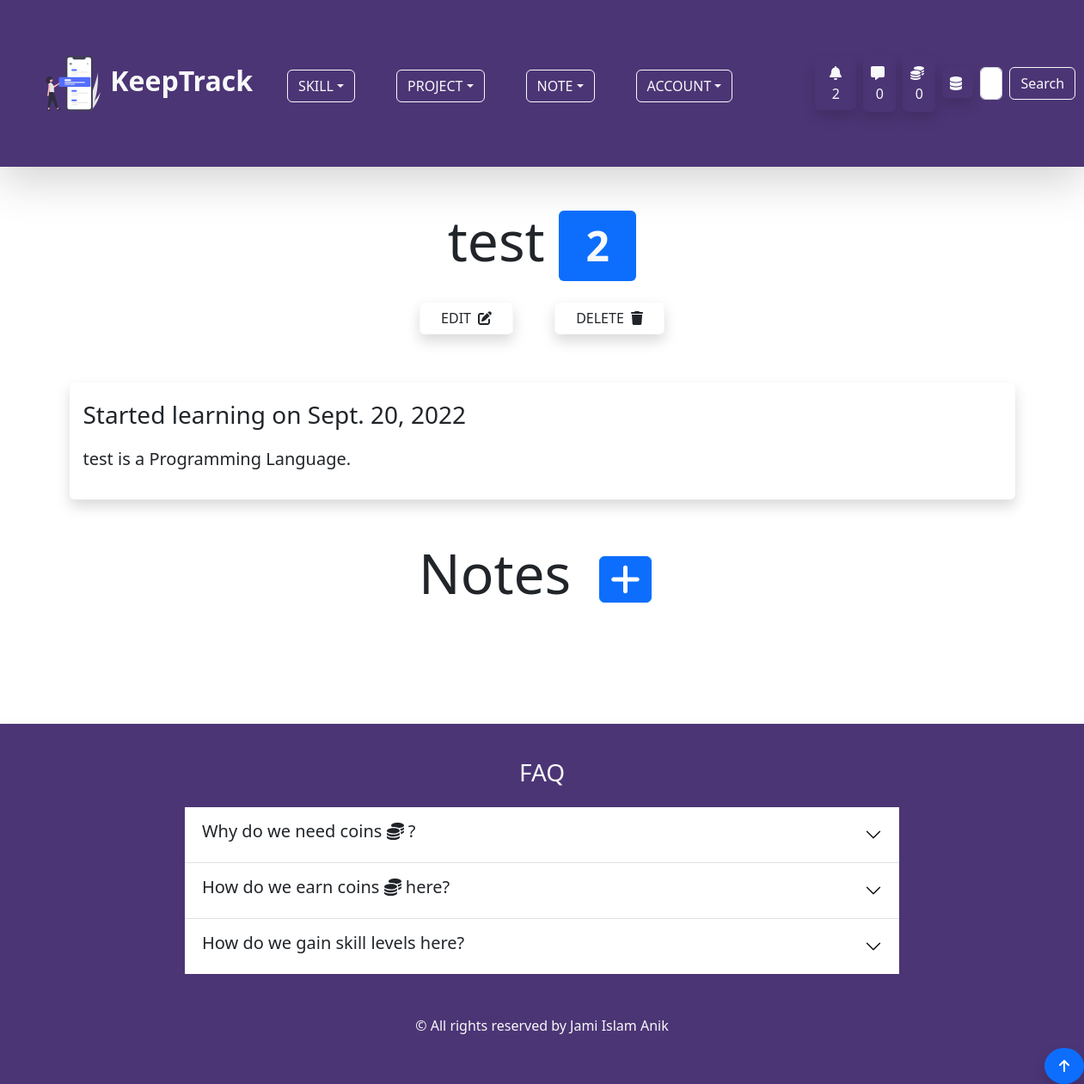
The page /skill/single-skill/7/ (signed in) on the database as committed earlier.
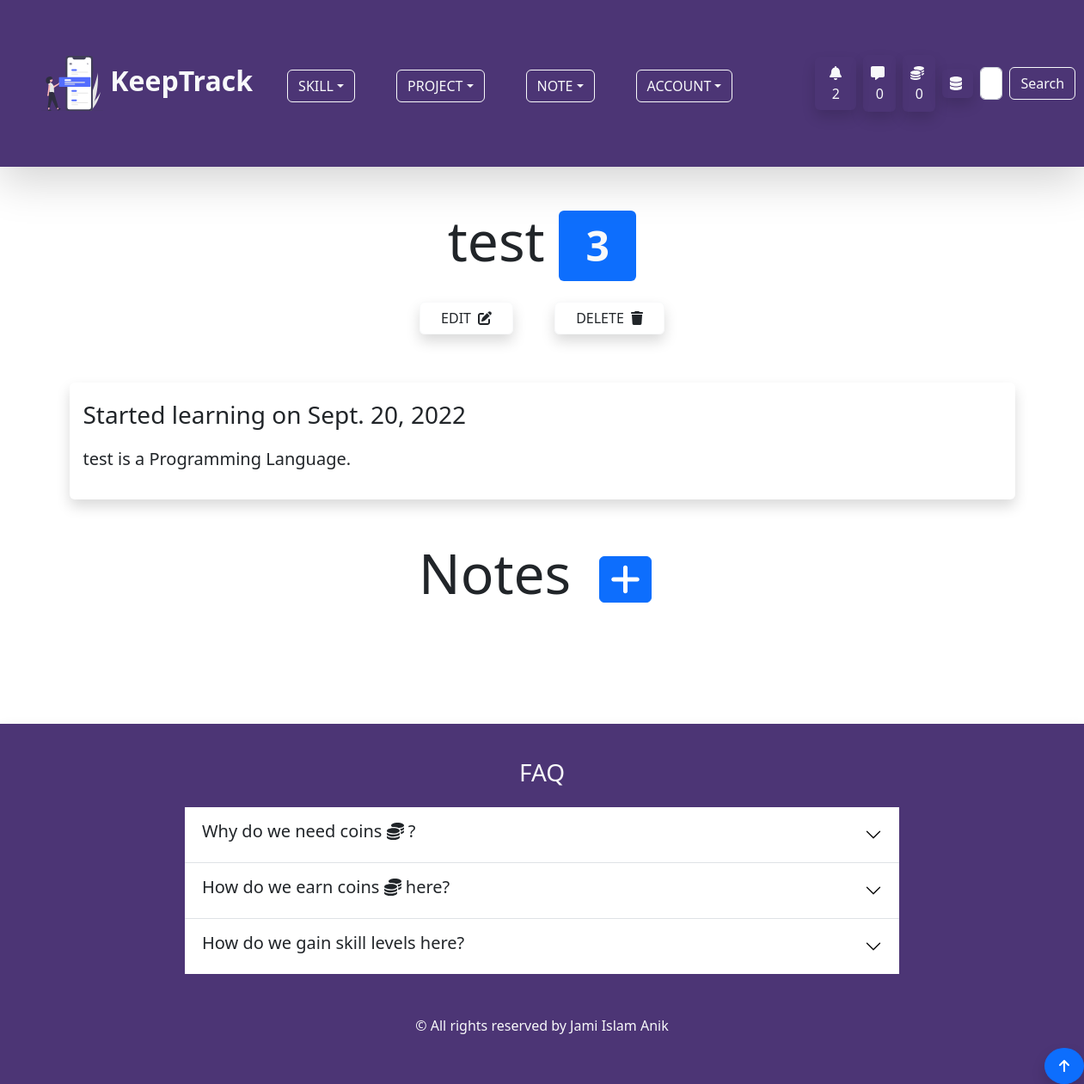
The same page on the database as committed later.
### skill/models.py (models this page shows, shortened)
class Skill(models.Model):
    SKILL_TYPE_CHOICES = (
        ('Programming Language','Programming Language'),
        ('Database','Database'),
        ('Hosting Platform','Hosting Platform'),
        ('Coding Utility','Coding Utility'),
        ('Frontend Framework','Frontend Framework'),
        ('Backend Framework','Backend Framework'),
        ('Machine Learning Tool','Machine Learning Tool'),
        ('Data Science Tool','Data Science Tool'),
        ('Artificial Intelligence Tool','Artificial Intelligence Tool')
    )
    skill_type = models.CharField(max_length=200,choices=SKILL_TYPE_CHOICES,null=True,blank=True)
    note = GenericRelation(Note)
    owner = models.ForeignKey(Profile, on_delete=models.CASCADE,null=True,blank=True,default="Coding Utility")
    title = models.CharField(max_length=255)
    description = models.TextField(max_length=500,null=True,blank=True)
    skill_level = models.IntegerField(default=1)
    current_point = models.IntegerField(default=0)
    learning = models.BooleanField(default=True)
    started_learning = models.DateField(null=True,blank=True,auto_now_add=True)
    class Meta:
        ordering = ['-skill_level','-current_point']

### skill/views.py (the view)
# urls.py: path('single-skill/<str:pk>/',views.single_skill_page,name='single-skill-page'),
@login_required(login_url="login-page")
def single_skill_page(request,pk):
    profile = request.user.profile
    try:
        skill = profile.skill_set.get(id=pk)
    except:
        messages.info(request,'You are not authorized to view this page!')
        return redirect('home-page')
    form = SkillForm(instance=skill)
    if request.method == 'POST' and request.POST.get("action") == "delete" and skill.owner == request.user.profile :
        skill.delete()
        messages.success(request, f"Your skill on {skill.title} has been successfully deleted!")
        return redirect('skill-page')
    elif request.method == 'POST' and request.POST.get("action") == "update" and skill.owner == request.user.profile:
        form = SkillForm(request.POST,instance=skill)
        if form.is_valid():
            form.save()
            return redirect('single-skill-page',pk=skill.id)
    context = {
        'skill':skill,
        'form':form,
    }
    return render(request,'skill/single_skill_page.html',context)

### skill/forms.py
class SkillForm(ModelForm):
    class Meta:
        model = Skill
        fields = ('title','description','skill_type')
        labels = {
            'title':'Skill Title',
            'skill_type':'Skill Type'
        }
        widgets = {
            'title':forms.TextInput(attrs={'class':'form-control','placeholder':'Python'}),
            'description':forms.Textarea(attrs={'class':'form-control','placeholder':'Python is easy to learn...'}),
            'skill_type':forms.Select(attrs={'class':'form-control','placeholder':'Programming Language'}),
        }

### skill/templates/skill/single_skill_page.html (shortened to what this page needs)
{% extends 'base.html' %}
{% block content %}
<div class="container">
    <h3 class="display-3 text-center my-2 pb-3">{{skill.title }} <span class="badge bg-primary text-light"
            title="Current Level">{{ skill.skill_level }}</span></h3>
    <div class="d-flex align-items-center justify-content-center pb-5">
        <button class="btn btn-outline-light px-4 mx-4 shadow text-dark" data-bs-toggle="modal"
            data-bs-target="#modalUpdate">EDIT
            <span class="ps-1"><i class="fas fa-edit"></i></span>
        </button>
        <button class="btn btn-outline-light px-4 mx-4 shadow text-dark" data-bs-toggle="modal"
            data-bs-target="#skillDelete">DELETE
            <span class="ps-1"><i class="fas fa-trash"></i></span>
        </button>
    </div>
    <div class="rounded shadow m-2 p-3">
        <p class="fs-3">Started learning on {{ skill.started_learning }}</p>
        {% if skill.description %}
        <p class="lead">{{ skill.description }} </p>
        {% else %}
        <p class="lead">{{ skill.title }} is a {{ skill.skill_type }}.</p>
        {% endif %}
    </div>
    <div class="my-5 rounded">
        <h3 class="display-3 text-center mb-4">Notes
            <a href="{% url 'note-form-page' skill.id %}?object=skill" class="mx-3 btn btn-primary fs-5"><i class="fas fa-plus fa-2xl"></i></a>
        </h3>
        </div>
    </div>
{% endblock content %}

Rows that differ between the two databases and show on the page:
changed Skill "test": skill_level "2" → "3"
